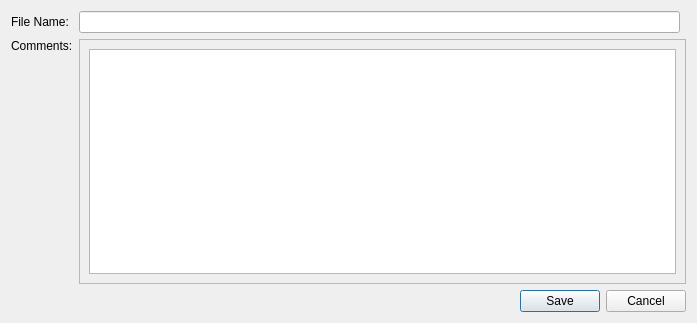
<?xml version="1.0" encoding="UTF-8"?>
<ui version="4.0">
 <class>file_info_dialog</class>
 <widget class="QDialog" name="file_info_dialog">
  <property name="geometry">
   <rect>
    <x>0</x>
    <y>0</y>
    <width>697</width>
    <height>323</height>
   </rect>
  </property>
  <property name="windowTitle">
   <string>Dialog</string>
  </property>
  <layout class="QGridLayout" name="gridLayout">
   <item row="0" column="0">
    <widget class="QLabel" name="label_2">
     <property name="text">
      <string>File Name:</string>
     </property>
    </widget>
   </item>
   <item row="0" column="1">
    <widget class="QLineEdit" name="lineEdit_file_name"/>
   </item>
   <item row="1" column="0">
    <widget class="QLabel" name="label">
     <property name="text">
      <string>Comments:</string>
     </property>
    </widget>
   </item>
   <item row="1" column="1" rowspan="2" colspan="2">
    <widget class="QScrollArea" name="scrollArea_comments">
     <property name="widgetResizable">
      <bool>true</bool>
     </property>
     <widget class="QWidget" name="scrollAreaWidgetContents">
      <property name="geometry">
       <rect>
        <x>0</x>
        <y>0</y>
        <width>600</width>
        <height>235</height>
       </rect>
      </property>
      <layout class="QVBoxLayout" name="verticalLayout">
       <item>
        <widget class="QPlainTextEdit" name="plainTextEdit_comments"/>
       </item>
      </layout>
     </widget>
    </widget>
   </item>
   <item row="2" column="0">
    <spacer name="verticalSpacer">
     <property name="orientation">
      <enum>Qt::Vertical</enum>
     </property>
     <property name="sizeHint" stdset="0">
      <size>
       <width>20</width>
       <height>205</height>
      </size>
     </property>
    </spacer>
   </item>
   <item row="3" column="0" colspan="3">
    <widget class="QDialogButtonBox" name="buttonBox">
     <property name="orientation">
      <enum>Qt::Horizontal</enum>
     </property>
     <property name="standardButtons">
      <set>QDialogButtonBox::Cancel|QDialogButtonBox::Save</set>
     </property>
    </widget>
   </item>
  </layout>
 </widget>
 <resources/>
 <connections>
  <connection>
   <sender>buttonBox</sender>
   <signal>accepted()</signal>
   <receiver>file_info_dialog</receiver>
   <slot>accept()</slot>
   <hints>
    <hint type="sourcelabel">
     <x>248</x>
     <y>254</y>
    </hint>
    <hint type="destinationlabel">
     <x>157</x>
     <y>274</y>
    </hint>
   </hints>
  </connection>
  <connection>
   <sender>buttonBox</sender>
   <signal>rejected()</signal>
   <receiver>file_info_dialog</receiver>
   <slot>reject()</slot>
   <hints>
    <hint type="sourcelabel">
     <x>316</x>
     <y>260</y>
    </hint>
    <hint type="destinationlabel">
     <x>286</x>
     <y>274</y>
    </hint>
   </hints>
  </connection>
 </connections>
</ui>
